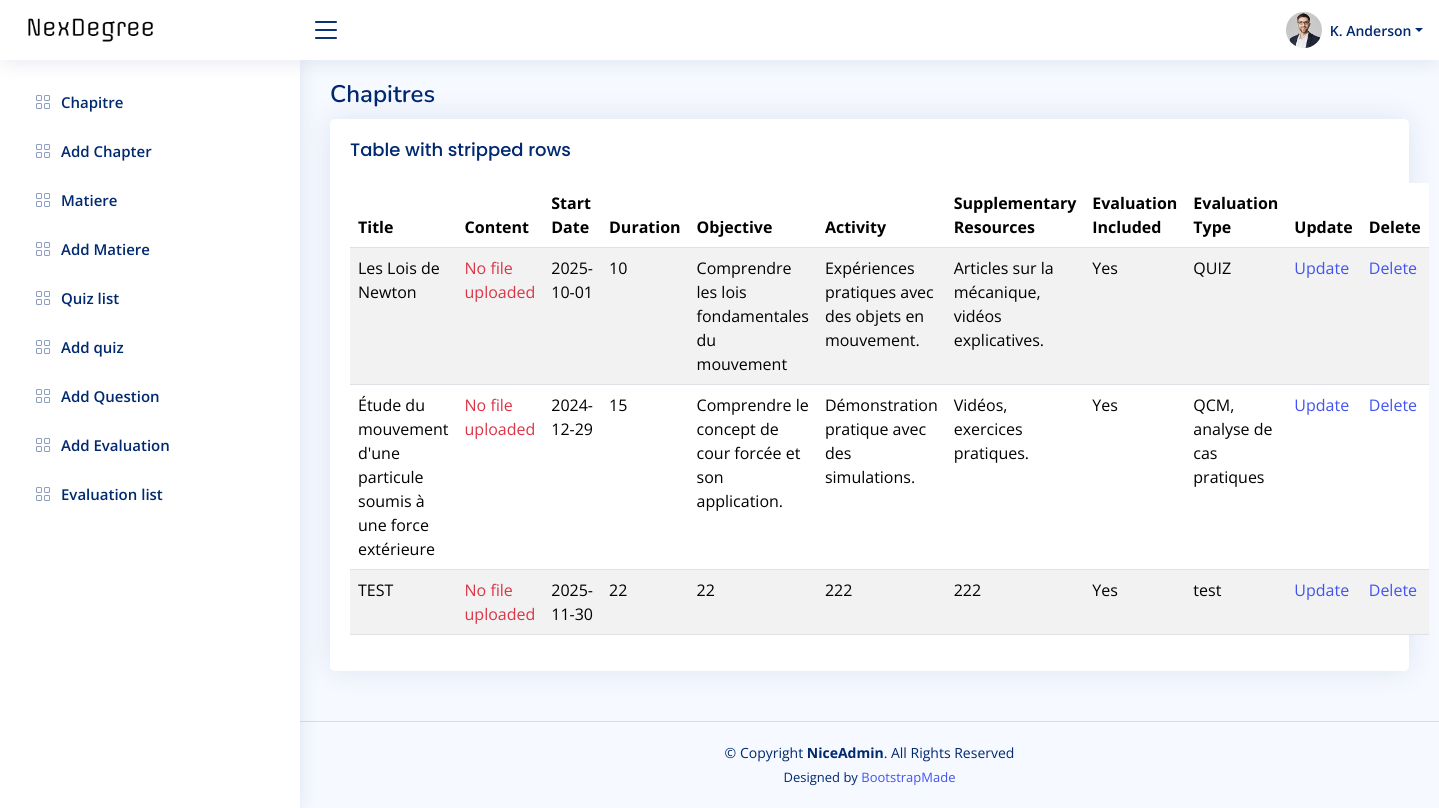
/View/BackOffice/chapitrechosen.php?id_matiere=2, run on the app's committed database.
### tables this page shows
CREATE TABLE `chapitre` (
  `id_chapitre` int(11) NOT NULL,
  `id_matiere` int(11) NOT NULL,
  `titre` varchar(255) NOT NULL,
  `contenu` varchar(255) NOT NULL,
  `date_debut` date DEFAULT NULL,
  `duree` int(11) DEFAULT NULL,
  `objectif` text DEFAULT NULL,
  `activite` text DEFAULT NULL,
  `res_supp` text DEFAULT NULL,
  `evaluation_incluse` tinyint(1) DEFAULT 0,
  `type_de_evaluation` varchar(255) DEFAULT NULL
);

### controller/chapitre_controller.php (called while the page is built, shortened)
<?php
class chapitre_controller
{
public function get_chapitres_by_matiere($id_matiere) {
    $db = config::getConnexion();
    $sql = "SELECT * FROM chapitre WHERE id_matiere = ?";
    $query = $db->prepare($sql);
    $query->execute([$id_matiere]);
    return $query->fetchAll();
}
    }
?>

### View/BackOffice/chapitrechosen.php (the view, shortened to what this page needs)
<?php
include(__DIR__ . '/../../Controller/chapitre_controller.php');
$id_matiere = intval($_GET['id_matiere']);
$chapitreController = new chapitre_controller();
$chapitres = $chapitreController->get_chapitres_by_matiere($id_matiere);
?>
<!DOCTYPE html>
<html lang="en">
<head>
  <link href="assets/vendor/bootstrap/css/bootstrap.min.css" rel="stylesheet">
  <link href="assets/vendor/bootstrap-icons/bootstrap-icons.css" rel="stylesheet">
  <link href="assets/vendor/boxicons/css/boxicons.min.css" rel="stylesheet">
  <link href="assets/vendor/quill/quill.snow.css" rel="stylesheet">
  <link href="assets/vendor/quill/quill.bubble.css" rel="stylesheet">
  <link href="assets/vendor/remixicon/remixicon.css" rel="stylesheet">
  <link href="assets/vendor/simple-datatables/style.css" rel="stylesheet">
  <link href="assets/css/style.css" rel="stylesheet">
</head>
<body>
  <header id="header" class="header fixed-top d-flex align-items-center">
    <div class="d-flex align-items-center justify-content-between">
      <a href="index.php" class="logo d-flex align-items-center">
        <img src="assets/img/nexdegree.png" alt="">
      </a>
      <i class="bi bi-list toggle-sidebar-btn"></i>
    </div>
    <nav class="header-nav ms-auto">
      <ul class="d-flex align-items-center">
        <li class="nav-item dropdown">
        <li class="nav-item dropdown pe-3">
          <a class="nav-link nav-profile d-flex align-items-center pe-0" href="#" data-bs-toggle="dropdown">
            <img src="assets/img/profile-img.jpg" alt="Profile" class="rounded-circle">
            <span class="d-none d-md-block dropdown-toggle ps-2">K. Anderson</span>
          </a>
        </li>
      </ul>
    </nav>
  </header>
  <aside id="sidebar" class="sidebar">
<ul class="sidebar-nav" id="sidebar-nav">
<li class="nav-item">
    <a class="nav-link collapsed" href="index.php">
      <i class="bi bi-grid"></i>
      <span>Chapitre</span>
    </a>
  </li>
  <li class="nav-item">
    <a class="nav-link collapsed" href="addchapitre.php">
      <i class="bi bi-grid"></i>
      <span>Add Chapter</span>
    </a>
    </li>
    <li class="nav-item">
    <a class="nav-link collapsed" href="affichematiere.php">
      <i class="bi bi-grid"></i>
      <span>Matiere</span>
    </a>
    </li>
    <li class="nav-item">
    <a class="nav-link collapsed" href="addmatiere.php">
      <i class="bi bi-grid"></i>
      <span>Add Matiere</span>
    </a>
    </li>
    <li class="nav-item">
    <a class="nav-link collapsed" href="quizList.php">
      <i class="bi bi-grid"></i>
      <span>Quiz list</span>
    </a>
    </li>
    <li class="nav-item">
    <a class="nav-link collapsed" href="addquiz.php">
      <i class="bi bi-grid"></i>
      <span>Add quiz </span>
    </a>
    </li>
    <li class="nav-item">
    <a class="nav-link collapsed" href="addQuestion.php">
      <i class="bi bi-grid"></i>
      <span>Add Question </span>
    </a>
    </li>
    <li class="nav-item">
        <a class="nav-link collapsed" href="addEvaluation.php">
          <i class="bi bi-grid"></i>
          <span>Add Evaluation </span>
        </a>
        </li>
        <li class="nav-item">
        <a class="nav-link collapsed" href="EvaluationList.php">
          <i class="bi bi-grid"></i>
          <span>Evaluation list </span>
        </a>
        </li>
</aside>
  <main id="main" class="main">
    <div class="pagetitle">
      <h1>Chapitres</h1>
    </div>
<section class="section">
          <div class="card">
            <div class="card-body">
              <h5 class="card-title">Table with stripped rows</h5>
              <table class="table table-striped">
    <thead>
        <tr>
            <th>Title</th>
            <th>Content</th>
            <th>Start Date</th>
            <th>Duration</th>
            <th>Objective</th>
            <th>Activity</th>
            <th>Supplementary Resources</th>
            <th>Evaluation Included</th>
            <th>Evaluation Type</th>
            <th>Update</th>
            <th>Delete</th>
        </tr>
    </thead>
    <tbody>
        <?php foreach ($chapitres as $chapter): ?>
            <tr>
                <td><?= htmlspecialchars($chapter['titre']); ?></td>
                <td>
    <?php if (isset($chapter['contenu']) && !empty($chapter['contenu']) && file_exists("../uploads/" . $chapter['contenu'])): ?>
        <a href="../uploads/<?= htmlspecialchars($chapter['contenu']); ?>" download="<?= htmlspecialchars($chapter['contenu']); ?>">Download PDF</a>
    <?php else: ?>
        <span class="text-danger">No file uploaded</span>
    <?php endif; ?>
            </td>
                <td><?= htmlspecialchars($chapter['date_debut']); ?></td>
                <td><?= htmlspecialchars($chapter['duree']); ?></td>
                <td><?= htmlspecialchars($chapter['objectif']); ?></td>
                <td><?= htmlspecialchars($chapter['activite']); ?></td>
                <td><?= htmlspecialchars($chapter['res_supp']); ?></td>
                <td><?= $chapter['evaluation_incluse'] ? 'Yes' : 'No'; ?></td>
                <td>
                    <?php
                    echo ($chapter['evaluation_incluse'] == 0 || $chapter['evaluation_incluse'] == 'No') ? 'NONE' : htmlspecialchars($chapter['type_de_evaluation']);
                    ?>
                </td>
                <td>
                    <a href="updateChapter.php?id_chapitre=<?= htmlspecialchars($chapter['id_chapitre']); ?>">Update</a>
                </td>
                <td>
                    <a href="delete.php?id_chapitre=<?= htmlspecialchars($chapter['id_chapitre']); ?>">Delete</a>
                </td>
            </tr>
        <?php endforeach; ?>
    </tbody>
</table>
            </div>
          </div>
    </section>
  </main>
  <footer id="footer" class="footer">
    <div class="copyright">
      &copy; Copyright <strong><span>NiceAdmin</span></strong>. All Rights Reserved
    </div>
    <div class="credits">
      Designed by <a href="https://bootstrapmade.com/">BootstrapMade</a>
    </div>
  </footer>
</body>
</html>

### View/BackOffice/assets/css/style.css (style rules this page uses)
:root { scroll-behavior: smooth; }
body { font-family: "Open Sans", sans-serif; background: #f6f9ff; color: #444444; }
a { color: #4154f1; text-decoration: none; }
h1, h2, h3, h4, h5, h6 { font-family: "Nunito", sans-serif; }
#main { margin-top: 60px; padding: 20px 30px; transition: all 0.3s; }
.pagetitle { margin-bottom: 10px; }
.pagetitle h1 { font-size: 24px; margin-bottom: 0; font-weight: 600; color: #012970; }
.card { margin-bottom: 30px; border: none; border-radius: 5px; box-shadow: 0px 0 30px rgba(1, 41, 112, 0.1); }
.card-title { padding: 20px 0 15px 0; font-size: 18px; font-weight: 500; color: #012970; font-family: "Poppins", sans-serif; }
.card-body { padding: 0 20px 20px 20px; }
.logo { line-height: 1; }
@media (min-width: 1200px) { .logo { width: 280px; } }
.logo img { max-height: 26px; margin-right: 6px; }
.header { transition: all 0.5s; z-index: 997; height: 60px; box-shadow: 0px 2px 20px rgba(1, 41, 112, 0.1); background-color: #fff; padding-left: 20px; }
.header .toggle-sidebar-btn { font-size: 32px; padding-left: 10px; cursor: pointer; color: #012970; }
.header-nav ul { list-style: none; }
.header-nav>ul { margin: 0; padding: 0; }
.header-nav .nav-profile { color: #012970; }
.header-nav .nav-profile img { max-height: 36px; }
.header-nav .nav-profile span { font-size: 14px; font-weight: 600; }
.sidebar { position: fixed; top: 60px; left: 0; bottom: 0; width: 300px; z-index: 996; transition: all 0.3s; padding: 20px; overflow-y: auto; scrollbar-width: thin; scrollbar-color: #aab7cf transparent; box-shadow: 0px 0px 20px rgba(1, 41, 112, 0.1); background-color: #fff; }
@media (min-width: 1200px) { #main, #footer { margin-left: 300px; } }
.sidebar-nav { padding: 0; margin: 0; list-style: none; }
.sidebar-nav li { padding: 0; margin: 0; list-style: none; }
.sidebar-nav .nav-item { margin-bottom: 5px; }
.sidebar-nav .nav-link { display: flex; align-items: center; font-size: 15px; font-weight: 600; color: #4154f1; transition: 0.3; background: #f6f9ff; padding: 10px 15px; border-radius: 4px; }
.sidebar-nav .nav-link i { font-size: 16px; margin-right: 10px; color: #4154f1; }
.sidebar-nav .nav-link.collapsed { color: #012970; background: #fff; }
.sidebar-nav .nav-link.collapsed i { color: #899bbd; }
.footer { padding: 20px 0; font-size: 14px; transition: all 0.3s; border-top: 1px solid #cddfff; }
.footer .copyright { text-align: center; color: #012970; }
.footer .credits { padding-top: 5px; text-align: center; font-size: 13px; color: #012970; }

### data on the page
chapitre: titre "Les Lois de Newton", shows "No file uploaded", date_debut "2025-10-01", duree "10", objectif "Comprendre les lois fondamentales du mouvement", activite "Expériences pratiques avec des objets en mouvement.", res_supp "Articles sur la mécanique, vidéos explicatives.", evaluation_incluse "Yes", type_de_evaluation "QUIZ"
chapitre: titre "Étude du mouvement d'une particule soumis à une force extérieure", shows "No file uploaded", date_debut "2024-12-29", duree "15", objectif "Comprendre le concept de cour forcée et son application.", activite "Démonstration pratique avec des simulations.", res_supp "Vidéos, exercices pratiques.", evaluation_incluse "Yes", type_de_evaluation "QCM, analyse de cas pratiques"
chapitre: titre "TEST", shows "No file uploaded", date_debut "2025-11-30", duree "22", objectif "22", activite "222", res_supp "222", evaluation_incluse "Yes", type_de_evaluation "test"
